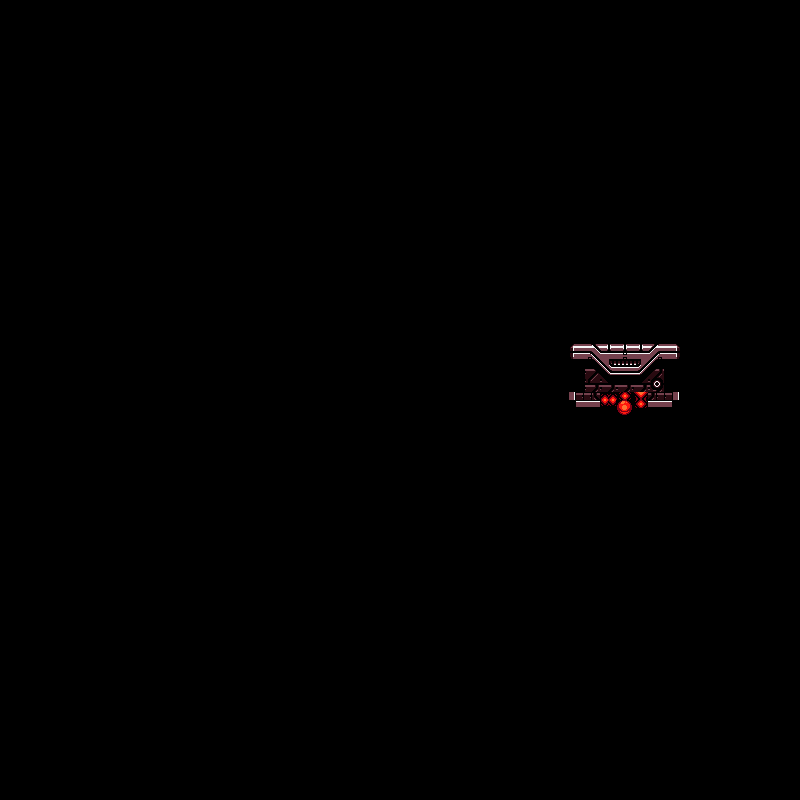

Tiled map render using the project's own tile images. Description and the map definition, with tile-layer contents summarised, below:
An orthogonal 100x100 tile map with 8x8 px tiles, 1 tile layer (Tile Layer 1), 3 tilesets.

<map version="1.0" tiledversion="2017.09.27" orientation="orthogonal" renderorder="right-down" width="100" height="100" tilewidth="8" tileheight="8" infinite="0" nextobjectid="1">
 <tileset firstgid="1" source="RedLevel1.tsx" />
 <tileset firstgid="145" source="Sci-FiNess.tsx" />
 <tileset firstgid="2705" source="Sci-Fi8px.tsx" />
 <layer name="Tile Layer 1" width="100" height="100">
  <data>[10000 cells, 96 non-empty, 80 distinct tile ids]</data>
 </layer>
</map>
